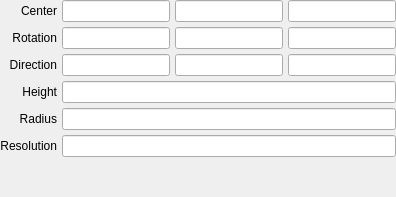
         <widget class="QWidget" name="cone">
          <layout class="QGridLayout" name="gridLayout_5">
           <property name="margin">
            <number>0</number>
           </property>
           <property name="spacing">
            <number>5</number>
           </property>
           <item row="4" column="0">
            <widget class="QLabel" name="label_18">
             <property name="text">
              <string>Radius</string>
             </property>
             <property name="alignment">
              <set>Qt::AlignRight|Qt::AlignTrailing|Qt::AlignVCenter</set>
             </property>
            </widget>
           </item>
           <item row="3" column="1">
            <widget class="LineEdit" name="lineedit_cone_height"/>
           </item>
           <item row="2" column="0">
            <widget class="QLabel" name="label_21">
             <property name="text">
              <string>Direction</string>
             </property>
             <property name="alignment">
              <set>Qt::AlignRight|Qt::AlignTrailing|Qt::AlignVCenter</set>
             </property>
            </widget>
           </item>
           <item row="4" column="1">
            <widget class="LineEdit" name="lineedit_cone_radius"/>
           </item>
           <item row="3" column="0">
            <widget class="QLabel" name="label_20">
             <property name="text">
              <string>Height</string>
             </property>
             <property name="alignment">
              <set>Qt::AlignRight|Qt::AlignTrailing|Qt::AlignVCenter</set>
             </property>
            </widget>
           </item>
           <item row="6" column="1">
            <spacer name="verticalSpacer_6">
             <property name="orientation">
              <enum>Qt::Vertical</enum>
             </property>
             <property name="sizeHint" stdset="0">
              <size>
               <width>20</width>
               <height>40</height>
              </size>
             </property>
            </spacer>
           </item>
           <item row="5" column="1">
            <widget class="LineEdit" name="linerdit_cone_resolution"/>
           </item>
           <item row="5" column="0">
            <widget class="QLabel" name="label_19">
             <property name="text">
              <string>Resolution</string>
             </property>
             <property name="alignment">
              <set>Qt::AlignRight|Qt::AlignTrailing|Qt::AlignVCenter</set>
             </property>
            </widget>
           </item>
           <item row="0" column="0">
            <widget class="QLabel" name="label_17">
             <property name="text">
              <string>Center</string>
             </property>
             <property name="alignment">
              <set>Qt::AlignRight|Qt::AlignTrailing|Qt::AlignVCenter</set>
             </property>
            </widget>
           </item>
           <item row="0" column="1">
            <widget class="QFrame" name="frame_12">
             <property name="frameShape">
              <enum>QFrame::NoFrame</enum>
             </property>
             <property name="frameShadow">
              <enum>QFrame::Plain</enum>
             </property>
             <layout class="QHBoxLayout" name="horizontalLayout_10">
              <property name="spacing">
               <number>5</number>
              </property>
              <property name="margin">
               <number>0</number>
              </property>
              <item>
               <widget class="LineEdit" name="lineedit_cone_center_x"/>
              </item>
              <item>
               <widget class="LineEdit" name="lineedit_cone_center_y"/>
              </item>
              <item>
               <widget class="LineEdit" name="lineedit_cone_center_z"/>
              </item>
             </layout>
            </widget>
           </item>
           <item row="2" column="1">
            <widget class="QFrame" name="frame_13">
             <property name="frameShape">
              <enum>QFrame::NoFrame</enum>
             </property>
             <property name="frameShadow">
              <enum>QFrame::Plain</enum>
             </property>
             <layout class="QHBoxLayout" name="horizontalLayout_11">
              <property name="spacing">
               <number>5</number>
              </property>
              <property name="margin">
               <number>0</number>
              </property>
              <item>
               <widget class="LineEdit" name="lineedit_cone_direction_x"/>
              </item>
              <item>
               <widget class="LineEdit" name="lineedit_cone_direction_y"/>
              </item>
              <item>
               <widget class="LineEdit" name="lineedit_cone_direction_z"/>
              </item>
             </layout>
            </widget>
           </item>
           <item row="1" column="0">
            <widget class="QLabel" name="label_55">
             <property name="text">
              <string>Rotation</string>
             </property>
             <property name="alignment">
              <set>Qt::AlignRight|Qt::AlignTrailing|Qt::AlignVCenter</set>
             </property>
            </widget>
           </item>
           <item row="1" column="1">
            <widget class="QFrame" name="frame_31">
             <property name="frameShape">
              <enum>QFrame::NoFrame</enum>
             </property>
             <property name="frameShadow">
              <enum>QFrame::Plain</enum>
             </property>
             <layout class="QHBoxLayout" name="horizontalLayout_25">
              <property name="spacing">
               <number>5</number>
              </property>
              <property name="margin">
               <number>0</number>
              </property>
              <item>
               <widget class="LineEdit" name="lineedit_cone_rotation_x"/>
              </item>
              <item>
               <widget class="LineEdit" name="lineedit_cone_rotation_y"/>
              </item>
              <item>
               <widget class="LineEdit" name="lineedit_cone_rotation_z"/>
              </item>
             </layout>
            </widget>
           </item>
          </layout>
         </widget>
